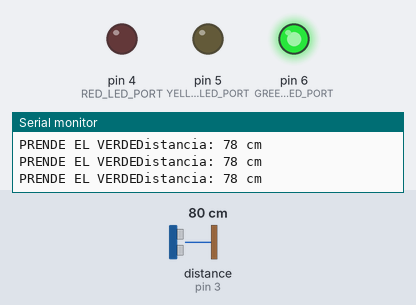
Simulated run of this sketch. Board: Arduino Uno, built with avr-gcc and run on an emulated ATmega328P. On the bench: output pins drawn as LEDs (lit = HIGH), the last lines printed to the serial monitor. Wiring (inferred from the names in the program): ultrasonic range finder: trigger pin 2; echo pin 3. The inputs (shaded band) are chosen by the test bench; at power-on: distance to the obstacle (sensor on pin 3) 80 cm. The echo pulse lasts 58.3 µs per cm; pins used as bus, display or sensor lines are not drawn.

Above: at 1.2 s.
1.3 s: distance to the obstacle (sensor on pin 3) set to 23 cm
4.3 s: distance to the obstacle (sensor on pin 3) set to 18 cm
At 4.38 s:
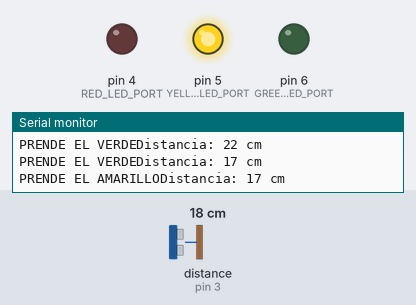
7.3 s: distance to the obstacle (sensor on pin 3) set to 8 cm
10.3 s: distance to the obstacle (sensor on pin 3) set to 5 cm
At 10.38 s:
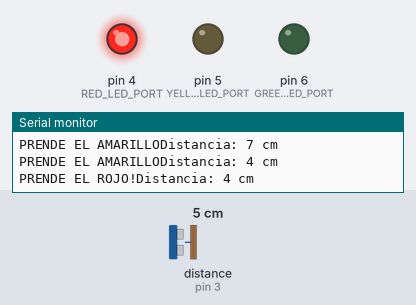
13.3 s: distance to the obstacle (sensor on pin 3) set to 9 cm
At 13.52 s:
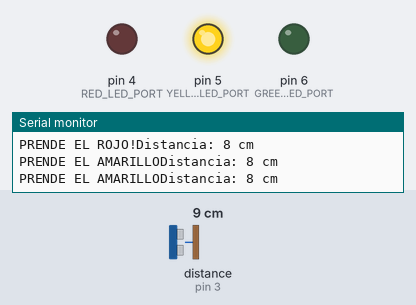
16.3 s: distance to the obstacle (sensor on pin 3) set to 60 cm
At 16.46 s:
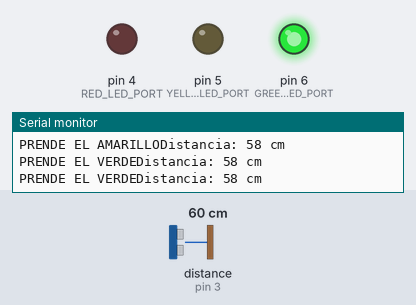
Timing chart, 0 to 19.3 s (numbered marks = the images above; inputs shaded):
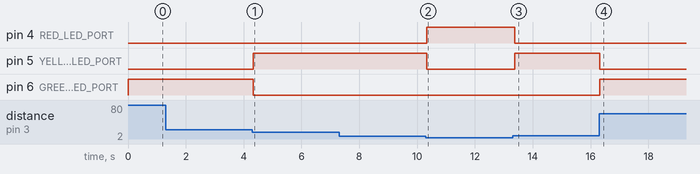

Measured:
- the behaviour switches between 21 and 20 cm on distance to the obstacle (sensor on pin 3) (found by bisection; images 0 and 1)
- the behaviour switches between 7 and 6 cm on distance to the obstacle (sensor on pin 3) (found by bisection; images 1 and 2)
- after the input at 4.3 s, pin 5 (YELLOW_LED_PORT): LOW → HIGH at once; pin 6 (GREEN_LED_PORT): HIGH → LOW at once
- after the input at 10.3 s, pin 4 (RED_LED_PORT): LOW → HIGH at once; pin 5 (YELLOW_LED_PORT): HIGH → LOW at once
- after the input at 13.3 s, pin 4 (RED_LED_PORT): HIGH → LOW after 0.07 s; pin 5 (YELLOW_LED_PORT): LOW → HIGH after 0.07 s
- after the input at 16.3 s, pin 5 (YELLOW_LED_PORT): HIGH → LOW at once; pin 6 (GREEN_LED_PORT): LOW → HIGH at once

The sketch:

Semaforo.ino
```cpp
#define TRIGGER_PIN_PORT 2
#define ECHO_PIN_PORT 3
#define RED_LED_PORT 4
#define YELLOW_LED_PORT 5
#define GREEN_LED_PORT 6

void setup() {
  Serial.begin(9600);
  pinMode(RED_LED_PORT, OUTPUT);
  pinMode(GREEN_LED_PORT, OUTPUT);
  pinMode(YELLOW_LED_PORT, OUTPUT);
  pinMode(TRIGGER_PIN_PORT, OUTPUT);
  pinMode(ECHO_PIN_PORT, INPUT);
  digitalWrite(TRIGGER_PIN_PORT, LOW);
}

void loop() {

  turnOffLeds();

  long t;
  long d;

  digitalWrite(TRIGGER_PIN_PORT, HIGH);
  delayMicroseconds(10);
  digitalWrite(TRIGGER_PIN_PORT, LOW);
  t = pulseIn(ECHO_PIN_PORT, HIGH);

  d = t/59;

  Serial.print("Distancia: ");
  Serial.print(d);
  Serial.print(" cm");
  Serial.println();
  if( d <= 5) {
    Serial.print("PRENDE EL ROJO!");
    digitalWrite(RED_LED_PORT, HIGH);
  } else if( d > 5 && d < 20) {
    Serial.print("PRENDE EL AMARILLO");
    digitalWrite(YELLOW_LED_PORT, HIGH);
  } else {
    Serial.print("PRENDE EL VERDE");
    digitalWrite(GREEN_LED_PORT, HIGH);
  }

  delay(100);

  /*digitalWrite(GREEN_LED_PORT, HIGH);
  delay(5000);
  digitalWrite(GREEN_LED_PORT, LOW);
  digitalWrite(YELLOW_LED_PORT, HIGH);
  delay(2000);
  digitalWrite(YELLOW_LED_PORT, LOW);
  digitalWrite(RED_LED_PORT, HIGH);
  delay(5000);
  digitalWrite(RED_LED_PORT,LOW);*/
}

void turnOffLeds() {
  digitalWrite(GREEN_LED_PORT, LOW);
  digitalWrite(RED_LED_PORT, LOW);
  digitalWrite(YELLOW_LED_PORT, LOW);
}
```
